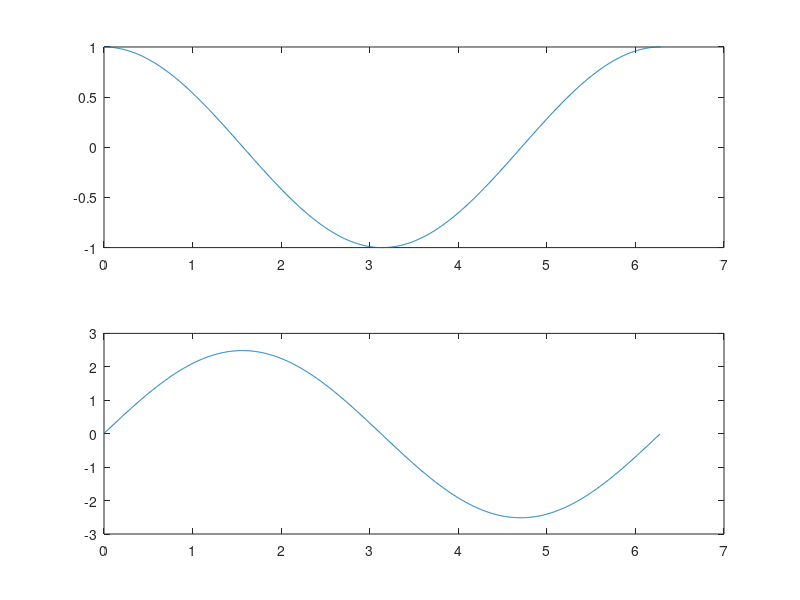

This chart was generated by the following MATLAB code:
clc;clear all;close all;
f=@(x) cos(x);
a=0;
b=2*pi;
h=(b-a)/1000;
x=0:h:2*pi;
y=f(x);
iy(1)=(y(1)+y(2))*h/2;
for i=1:length(x)-2
    iy(i+1)=iy(i)+(y(i+1)+4*y(i+2))*(h/2);
end
subplot(2,1,1)
plot(x,y)
subplot(2,1,2)
plot(x(1:length(x)-1),iy)